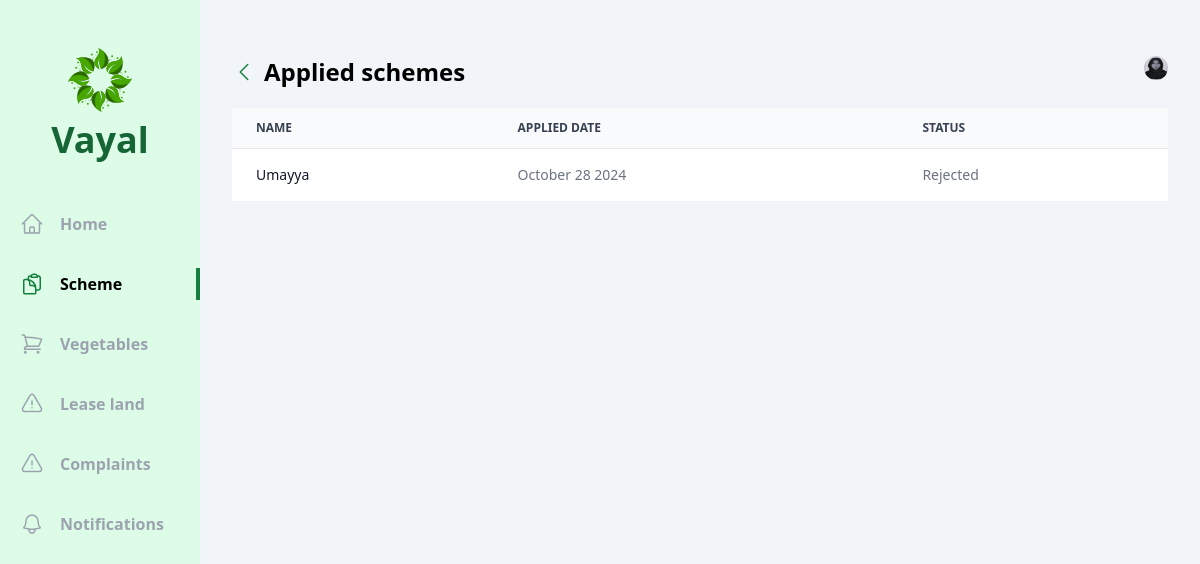
/user/schemes/applied_schemes (signed in), run on the app's committed database.
### officer/models.py (models this page shows, shortened)
class Vayal_User(models.Model):
    account = models.OneToOneField(User, on_delete=models.CASCADE)
    name=models.CharField(max_length=225)
    dob=models.DateField()
    gender= models.CharField(max_length=20, choices=gender)
    phone_number = models.CharField(max_length=10)
    aadhar_number= models.CharField(max_length=12)
    cast=models.CharField(max_length=20, choices=cast)
    house_name=models.CharField(max_length=225)
    place=models.CharField(max_length=225)
    village=models.CharField(max_length=225)
    pincode = models.CharField(max_length=6)
    muncipality=models.CharField(max_length=225,default="Kozhikode")
    district=models.CharField(max_length=225,default="Kozhikode")
    land_ownership=models.CharField(max_length=20, choices=land)
    photo=models.ImageField(upload_to='photos/')
    joined_date=models.DateTimeField(auto_now_add=True)
    vegetable_permission_applied=models.CharField(max_length=225,default="False")
    vegetable_permission=models.CharField(max_length=225, choices=vegetable_permission_status,default="Pending")

class SchemeApplication(models.Model):
    scheme=models.ForeignKey(Scheme, on_delete=models.CASCADE)
    vayal_user = models.ForeignKey(Vayal_User, on_delete=models.CASCADE)
    officer=models.ForeignKey(Agricultural_officer, on_delete=models.CASCADE,null=True, blank=True)
    benefiting=models.CharField(max_length=50,choices= benefiting)
    house_number= models.CharField(max_length=250)
    ward_number= models.CharField(max_length=250)
    total_land_area = models.CharField(max_length=255)
    land_survay_no= models.CharField(max_length=5)
    bank_name=models.CharField(max_length=255)
    branch=models.CharField(max_length=255)
    account_no=models.CharField(max_length=19)
    sign=models.ImageField(upload_to='scheme/sign/')
    aadhar=models.FileField(upload_to='scheme/aadhar/')
    land_tax=models.FileField(upload_to='scheme/land_tax/')
    bank_pass=models.FileField(upload_to='scheme/bank_pass/')
    applied_date=models.DateTimeField(auto_now_add=True)
    status = models.CharField(max_length=50, choices=scheme_status, default='Pending')

### vayal_user/views/schemes.py (the view)
# urls.py: path('schemes/applied_schemes',schemes.applied_schemes,name='applied_schemes'),
def applied_schemes(request):
    vayal_user = Vayal_User.objects.get(account=request.user)
    applied_schemes=SchemeApplication.objects.filter(vayal_user=vayal_user)
    context = {
        'applied_schemes':applied_schemes,
        'vayal_user': vayal_user,
    }
    return render(request,'vayal_user/schemes/applied_schemes.html',context)

### vayal_user/templates/vayal_user/schemes/applied_schemes.html (shortened to what this page needs)
{% extends 'base.html' %}
{% block content %}
<div class="flex  bg-slate-100">
  <div class="w-2/12 bg-green-100 flex flex-col items-center pb-10">
      <div class="my-12 flex flex-col gap-2 justify-center items-center">
          <h1 class="text-4xl font-bold text-green-800 ">Vayal</h1>
      </div>
      <ul class="flex flex-col gap-7 w-full font-bold text-gray-400">
        <li class="w-full flex items-center px-5 py-1 gap-4 group hover:text-gray-500 cursor-pointer hover:border-green-700 hover:border-r-4">
              <a href="{% url 'vayal_user:home' %}">Home</a>
          </li>
          <li class="w-full flex items-center px-5 py-1 gap-4 border-r-4 text-black border-green-700">
              <a href="{% url 'vayal_user:schemes' %}">Scheme</a>
          </li>
          <li class="w-full flex items-center px-5 py-1 gap-4 group hover:text-gray-500 cursor-pointer hover:border-green-700 hover:border-r-4">
            <a href="{% url 'vayal_user:vegetables' %}">Vegetables</a>
        </li>
        <li class="w-full flex items-center px-5 py-1 gap-4 group hover:text-gray-500 cursor-pointer hover:border-green-700 hover:border-r-4">
            <a href="{% url 'vayal_user:lease_land' %}">Lease land</a>
        </li>
        <li class="w-full flex items-center px-5 py-1 gap-4 group hover:text-gray-500 cursor-pointer hover:border-green-700 hover:border-r-4">
            <a href="{% url 'vayal_user:complaints' %}">Complaints</a>
        </li>
        <li class="w-full flex items-center px-5 py-1 gap-4 group hover:text-gray-500 cursor-pointer hover:border-green-700 hover:border-r-4">
            <a href="{% url 'vayal_user:notifications' %}">Notifications</a>
        </li>
      </ul>
    </div>
    <div class="w-10/12 h-screen overflow-y-auto px-8 py-14">
      <div class="flex justify-between mb-5">
        <div class="flex items-center gap-2">
          <a class="text-green-700" href="{% url 'vayal_user:schemes' %}">
              <svg xmlns="http://www.w3.org/2000/svg" fill="none" viewBox="0 0 24 24" stroke-width="1.5" stroke="currentColor" class="w-6 h-6">
                  <path stroke-linecap="round" stroke-linejoin="round" d="M15.75 19.5L8.25 12l7.5-7.5" />
              </svg>
          </a>
          <h1 class="text-2xl font-bold">Applied schemes</h1>
        </div>
            <div class="relative">
            <img id="profile" src="/uploads/{{vayal_user.photo}}" class="h-6 w-6 rounded-full cursor-pointer" alt="">
        </div>
    </div>
     {% if  applied_schemes %}
    <div class="border-none rounded-lg">
      <table class="min-w-full divide-y divide-gray-200 text-sm text-left text-gray-500">
          <thead class="text-xs text-gray-700 uppercase bg-gray-50">
              <tr class="">
                  <th scope="col" class="px-6 py-3">
                     Name
                  </th>
                  <th scope="col" class="px-6 py-3">
                      Applied Date
                  </th>
                  <th scope="col" class="px-6 py-3">
                      Status
                  </th>
              </tr>
          </thead>
          <tbody>
              {% for applied_scheme in applied_schemes %}
                  <tr class="bg-white border-b last:border-none">
                      <th scope="row" class="px-6 py-4 font-medium text-gray-900 whitespace-nowrap">
                          {{applied_scheme.vayal_user.name }}
                      </th>
                      <td class="px-6 py-4">
                          {{applied_scheme.applied_date| date:"F d Y" }}
                      </td>
                      <td class="px-6 py-4">
                          {{applied_scheme.status }}
                      </td>
                  </tr>
              {% endfor %}
          </tbody>
      </table>
        {% endif %}
  </div>
</div>
</div>
{% endblock content %}

### data on the page
Vayal_User: photo (picture)
SchemeApplication: vayal_user.name "Umayya", applied_date "October 28 2024", status "Rejected"
